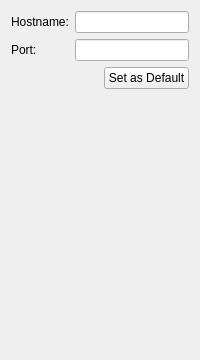
<?xml version="1.0" encoding="UTF-8"?>
<ui version="4.0">
 <class>Plugins::ConnectionManager::DirectConnectionPage</class>
 <widget class="QWidget" name="Plugins::ConnectionManager::DirectConnectionPage">
  <property name="geometry">
   <rect>
    <x>0</x>
    <y>0</y>
    <width>200</width>
    <height>360</height>
   </rect>
  </property>
  <property name="windowTitle">
   <string>Direct Connection</string>
  </property>
  <layout class="QVBoxLayout" name="verticalLayout">
   <item>
    <layout class="QFormLayout" name="formLayout">
     <property name="fieldGrowthPolicy">
      <enum>QFormLayout::AllNonFixedFieldsGrow</enum>
     </property>
     <item row="0" column="0">
      <widget class="QLabel" name="lblHostname">
       <property name="text">
        <string>Hostname:</string>
       </property>
      </widget>
     </item>
     <item row="0" column="1">
      <widget class="QLineEdit" name="txtHostname"/>
     </item>
     <item row="1" column="0">
      <widget class="QLabel" name="lblPort">
       <property name="text">
        <string>Port:</string>
       </property>
      </widget>
     </item>
     <item row="1" column="1">
      <widget class="QLineEdit" name="txtPort"/>
     </item>
    </layout>
   </item>
   <item>
    <layout class="QHBoxLayout" name="horizontalLayout">
     <item>
      <spacer name="horizontalSpacer">
       <property name="orientation">
        <enum>Qt::Horizontal</enum>
       </property>
       <property name="sizeHint" stdset="0">
        <size>
         <width>40</width>
         <height>20</height>
        </size>
       </property>
      </spacer>
     </item>
     <item>
      <widget class="QPushButton" name="btnSetDefault">
       <property name="text">
        <string>Set as Default</string>
       </property>
      </widget>
     </item>
    </layout>
   </item>
   <item>
    <spacer name="verticalSpacer">
     <property name="orientation">
      <enum>Qt::Vertical</enum>
     </property>
     <property name="sizeHint" stdset="0">
      <size>
       <width>20</width>
       <height>256</height>
      </size>
     </property>
    </spacer>
   </item>
  </layout>
 </widget>
 <resources/>
 <connections/>
</ui>
